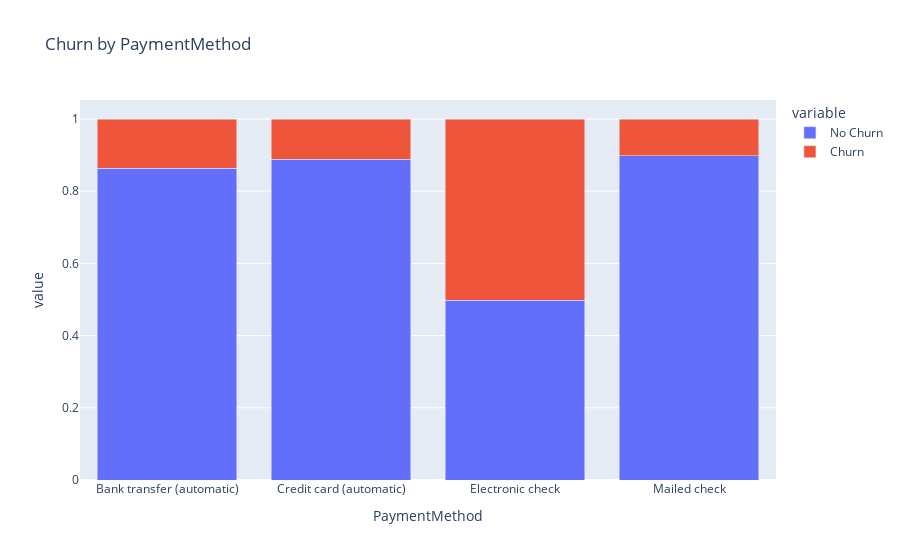

Notebook code cell kept with this figure:
### Markdown cell above
Bivariate analysis explores the relationship between two variables. In the case of customer churn data, bivariate analysis can help uncover potential correlations or dependencies between different variables and churn

### Code cell
# Churn by gender

# Analyzing the Churn Rate by Gender to observe any patterns associated with churn
PaymentMethod = training.groupby('PaymentMethod')['Churn'].value_counts(normalize=True).unstack().reset_index()
PaymentMethod.rename(columns={'No': 'No Churn', 'Yes': 'Churn'}, inplace=True)

fig = px.bar(gender_churn, x='PaymentMethod', y=['No Churn', 'Churn'], barmode='stack', title='Churn by PaymentMethod')
fig.show()

### Figure 1 — Plotly figure (JSON) as saved in the notebook; plotly's stock layout.template omitted (floating-point values rounded to 4 significant figures)
{"data": [{"alignmentgroup": "True", "hovertemplate": "variable=No Churn<br>PaymentMethod=%{x}<br>value=%{y}<extra></extra>", "legendgroup": "No Churn", "marker": {"color": "#636efa", "pattern": {"shape": ""}}, "name": "No Churn", "offsetgroup": "No Churn", "orientation": "v", "showlegend": true, "textposition": "auto", "type": "bar", "x": ["Bank transfer (automatic)", "Credit card (automatic)", "Electronic check", "Mailed check"], "xaxis": "x", "y": [0.864, 0.8889, 0.4977, 0.8988], "yaxis": "y"}, {"alignmentgroup": "True", "hovertemplate": "variable=Churn<br>PaymentMethod=%{x}<br>value=%{y}<extra></extra>", "legendgroup": "Churn", "marker": {"color": "#EF553B", "pattern": {"shape": ""}}, "name": "Churn", "offsetgroup": "Churn", "orientation": "v", "showlegend": true, "textposition": "auto", "type": "bar", "x": ["Bank transfer (automatic)", "Credit card (automatic)", "Electronic check", "Mailed check"], "xaxis": "x", "y": [0.136, 0.1111, 0.5023, 0.1012], "yaxis": "y"}], "layout": {"barmode": "stack", "legend": {"title": {"text": "variable"}, "tracegroupgap": 0}, "title": {"text": "Churn by PaymentMethod"}, "xaxis": {"anchor": "y", "domain": [0, 1], "title": {"text": "PaymentMethod"}}, "yaxis": {"anchor": "x", "domain": [0, 1], "title": {"text": "value"}}}}
